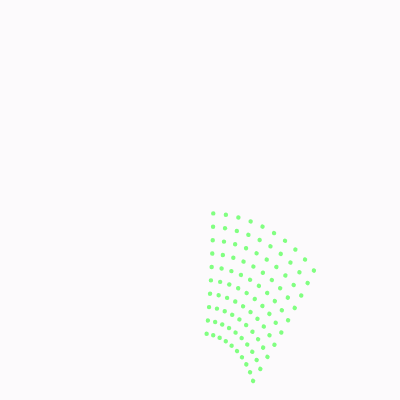
Frame 1 (no input)
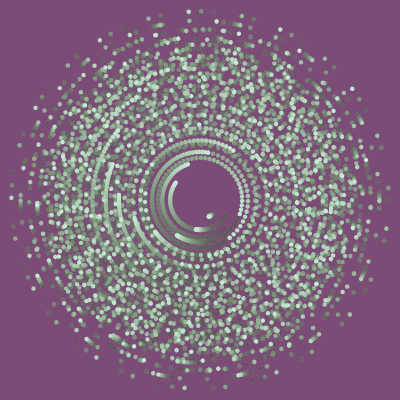
Frame 60 (no input)
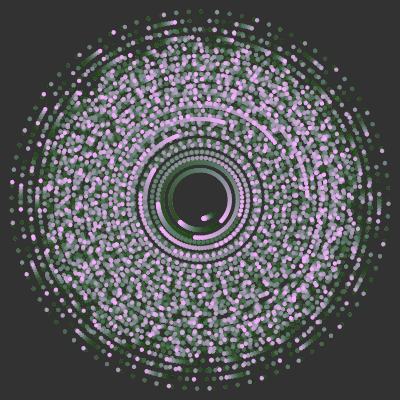
Frame 120 (the mouse pressed at the canvas centre since frame 60)

The p5.js sketch that drew these frames (run headless with seeded random() and noise() and a simulated clock; from frame 60 on, the mouse is pressed at the canvas centre):

// p5.js sketch
// ── sketch.js
// File: 091418
let positions = []
let scl
let w, h
function setup(){
  createCanvas(400,400)
  background(0)
  pixelDensity(displayDensity())
  ellipseMode(CENTER)
  w = width/3
  h = height/3
  
  scl = w/10
  
  for(let i = scl; i < w; i += scl){
    for(let j = scl; j < h; j += scl){
      let vec = createVector(i, j)
      positions.push(vec)
    }
  }
  
  
}


function draw(){
  let r = map(sin(frameCount * 0.01), -1, 1, 0, 255)
  let g = map(cos(frameCount * 0.01), -1, 1, 0, 255)
  let b = map(tan(frameCount * 0.01), -1, 1, 0, 255)
  background(255 - r,255 - g,255 - b, 5)
  // background(255 - r,255 - g,255 - b, 2)
  
  push()
  noStroke()
  translate(width/2, height/2)
  for (let pos of positions) {
    // rotate(frameCount * 0.001)
    rotate(frameCount * 0.005)
    // rotate(frameCount * 0.0001)
    fill(r, g, b)
    ellipse(pos.x, pos.y, scl/3, scl/3)
  }
  pop()
}
